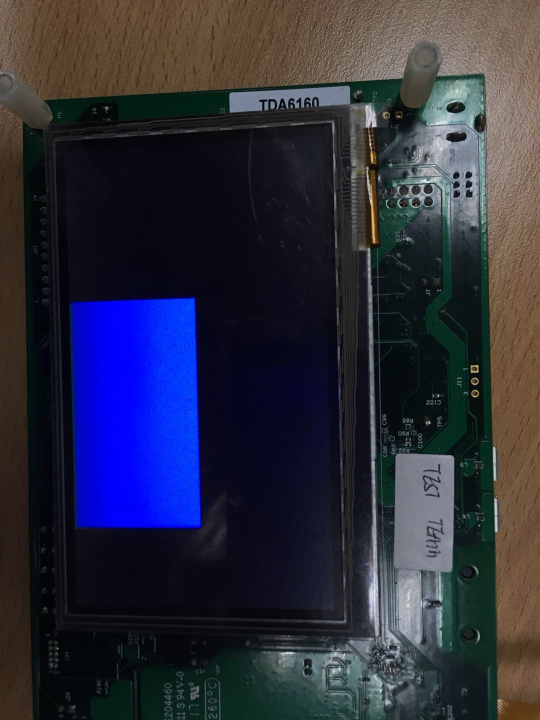
#> input picture pyopencv/pxp_blue.jpg, 1080 x 1440 px (shown at 1/2 size)
$ python image_filter.py
#> lines starting #> are read from the running program, lines starting #| are printed output that depends on the picture; after the words box and inside, x2 and y2 are one past the last pixel; in counts of white or black regions, pixels touching at a corner belong together
#! usr/bin/python
#coding=utf-8

# import numpy as np
import cv2
import numpy as np
from matplotlib import pyplot as plt

# Load an color image in grayscale
img = cv2.imread('../pxp_blue.jpg', 0)
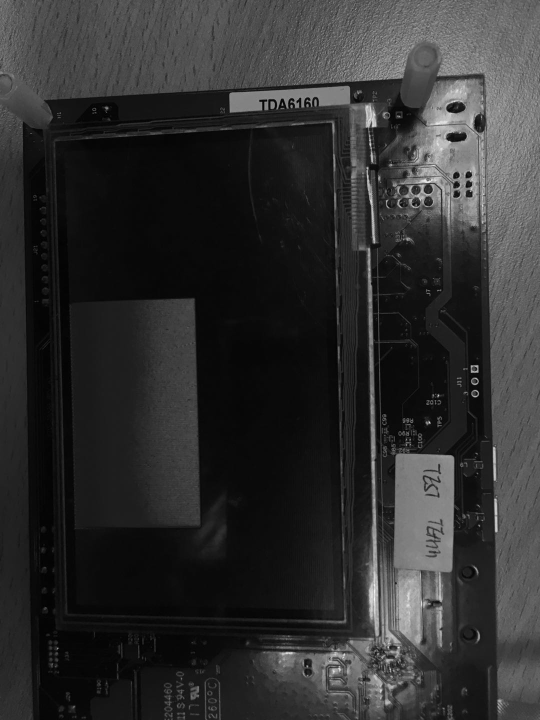
#> img: shape (1440, 1080) (shown at 1/2 size); min 0, max 255, mean 47
# 添加点噪声
for i in range(2000): #添加点噪声
    temp_x = np.random.randint(0,img.shape[0])
    temp_y = np.random.randint(0,img.shape[1])
    img[temp_x][temp_y] = 255
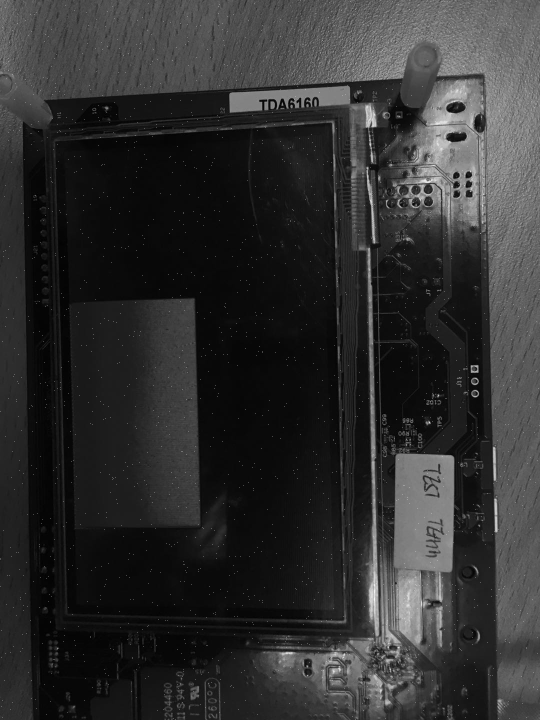
#> img: shape (1440, 1080) (shown at 1/2 size); 0.13% of pixels changed, all inside (x1, y1, x2, y2) = (0, 0, 1080, 1440)
plt.subplot(2,3,1),plt.imshow(img,'gray')#默认彩色，另一种彩色bgr


imgf = np.float32(img) #转化数值类型
kernel = np.ones((5,5),np.float32)/25
dst = cv2.filter2D(imgf,-1,kernel)
#cv2.filter2D(src,dst,kernel,auchor=(-1,-1))函数：
#输出图像与输入图像大小相同
#中间的数为-1，输出数值格式的相同plt.figure()
plt.subplot(2,3,2),plt.imshow(dst,'gray')

# 均值滤波
blur = cv2.blur(img,(3,5))#模板大小3*5
plt.subplot(2,3,3),plt.imshow(blur,'gray')

# 高斯模糊模板
gauss = cv2.GaussianBlur(img,(5,5),0)
plt.subplot(2,3,4),plt.imshow(gauss,'gray')#默认彩色，另一种彩色bgr

# 中值滤波模板
median = cv2.medianBlur(img,5)
plt.subplot(2,3,5),plt.imshow(median,'gray')#默认彩色，另一种彩色bgr


#9---滤波领域直径
#后面两个数字：空间高斯函数标准差，灰度值相似性标准差
bila = cv2.bilateralFilter(img,9,75,75)
plt.subplot(2,3,6),plt.imshow(bila,'gray')#默认彩色，另一种彩色bgr

wm = plt.get_current_fig_manager()
wm.window.state('zoomed')
plt.show()

$ run again, with pyopencv/house.jpg copied over pyopencv/pxp_blue.jpg
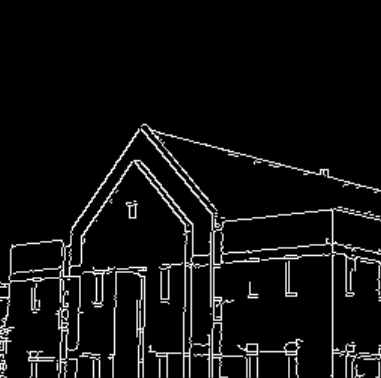
#> input picture pyopencv/house.jpg, 381 x 378 px
#> img is the input picture: shape (378, 381); min 0, max 255, mean 14.9
#> after the loop `for i in range(2000):`:
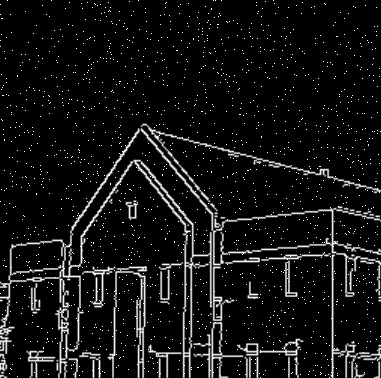
#> img: shape (378, 381); 1.38% of pixels changed, all inside (x1, y1, x2, y2) = (0, 0, 381, 378)
#> `bila = cv2.bilateralFilter(img,9,75,75)`:
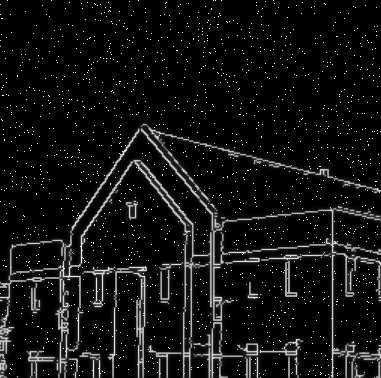
#> bila: shape (378, 381); min 0, max 248, mean 16.9

$ run again, with pyopencv/lcd.jpg copied over pyopencv/pxp_blue.jpg
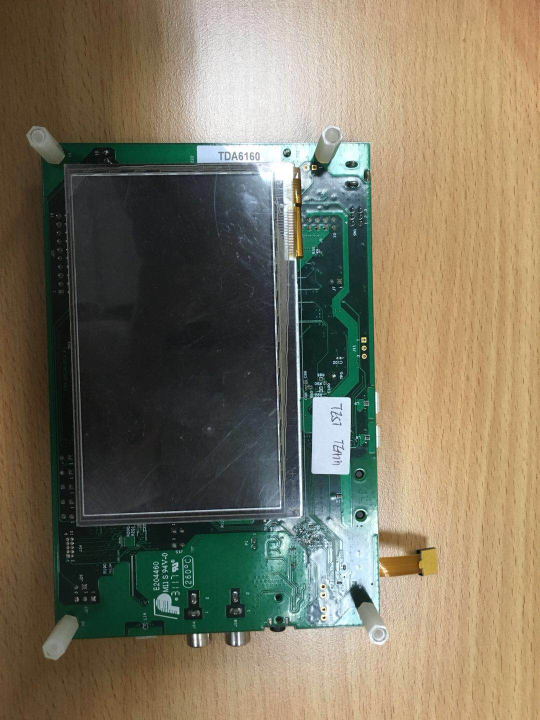
#> input picture pyopencv/lcd.jpg, 1080 x 1440 px (shown at 1/2 size)
#> `img = cv2.imread('../pxp_blue.jpg', 0)`:
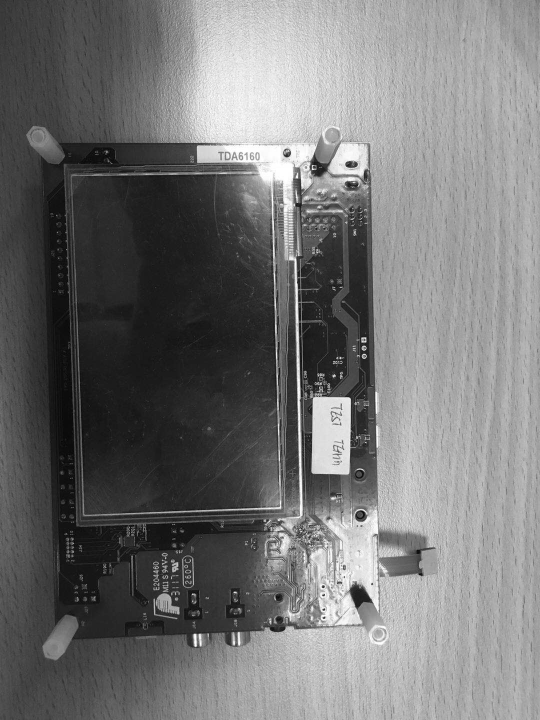
#> img: shape (1440, 1080) (shown at 1/2 size); min 0, max 255, mean 116.1
#> after the loop `for i in range(2000):`:
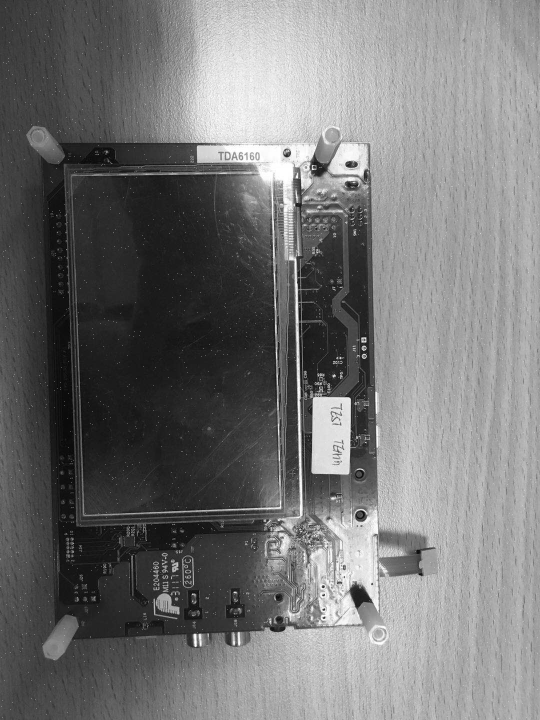
#> img: shape (1440, 1080) (shown at 1/2 size); 0.13% of pixels changed, all inside (x1, y1, x2, y2) = (0, 0, 1080, 1440)
